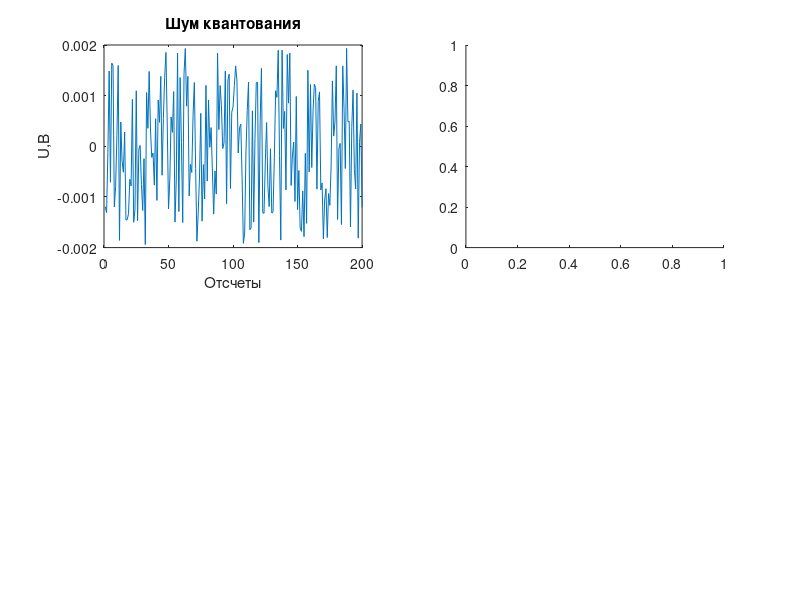

Source code (MATLAB): (Note: this script raises an error after producing the figure.)
%исследование свойств шума квантования
k = 0:10^5-1;
x = 5*cos(3*k+0.5);

%шаг квантования = 1/256

x_q256 = round(x*256)/256;
Noise256 = x_q256 - x;
figure(1)
subplot(2,2,1);
plot(Noise256(1:200));
title('Шум квантования');
xlabel('Отсчеты');
ylabel('U,В');
nbin = 100;
subplot(2,2,2);
histogram(Noise256, nbin);
title('Гистограмма');
kmax = 100;
subplot(2,2,3);
[Rx, dk] = xcorr(Noise256, kmax, 'unbiased');
plot(dk,Rx);
title('Корреляционная функция');
xlabel('Отсчеты');
ylabel('U,В');
Lb = 256;
subplot(2,2,4);
pwelch(Noise256, Lb);


%шаг квантования = 1/16

x_q16 = round(x*16)/16;
Noise16 = x_q16 - x;
figure(2)
subplot(2,2,1);
plot(Noise16(1:200));
title('Шум квантования');
xlabel('Отсчеты');
ylabel('U,В');
nbin = 100;
subplot(2,2,2);
histogram(Noise16, nbin);
title('Гистограмма');
kmax = 100;
subplot(2,2,3);
[Rx, dk] = xcorr(Noise16, kmax, 'unbiased');
plot(dk,Rx);
title('Корреляционная функция');
xlabel('Отсчеты');
ylabel('U,В');
Lb = 256;
subplot(2,2,4);
pwelch(Noise16, Lb);


%шаг квантования = 1

x_q1 = round(x);
Noise1 = x_q1 - x;
figure(3)
subplot(2,2,1);
plot(Noise1(1:200));
title('Шум квантования');
xlabel('Отсчеты');
ylabel('U,В');
nbin = 100;
subplot(2,2,2);
histogram(Noise1, nbin);
title('Гистограмма');
kmax = 100;
subplot(2,2,3);
[Rx, dk] = xcorr(Noise1, kmax, 'unbiased');
plot(dk,Rx);
title('Корреляционная функция');
xlabel('Отсчеты');
ylabel('U,В');
Lb = 256;
subplot(2,2,4);
pwelch(Noise1, Lb);


%БГШ c шагом квантования 1/256
sn = randn(1, 10^5);
sn = sn/max(abs(sn));
sn_qG = round(sn*256)/256;
NoiseG = sn_qG - sn;
figure(4)
subplot(2,2,1);
plot(NoiseG(1:200));
title('Шум квантования');
xlabel('Отсчеты');
ylabel('U,В');
nbin = 100;
subplot(2,2,2);
histogram(NoiseG, nbin);
title('Гистограмма');
kmax = 100;
subplot(2,2,3);
[Rx, dk] = xcorr(NoiseG, kmax, 'unbiased');
plot(dk,Rx);
title('Корреляционная функция');
xlabel('Отсчеты');
ylabel('U,В');
Lb = 256;
subplot(2,2,4);
pwelch(NoiseG, Lb);

%речевой сигнал
load mtlb
Speach = mtlb/max(abs(mtlb));
sn_qS = round(Speach*256)/256;
NoiseS = sn_qS - Speach;
figure(5)
subplot(2,2,1);
plot(NoiseS(1:200));
title('Шум квантования');
xlabel('Отсчеты');
ylabel('U,В');
nbin = 100;
subplot(2,2,2);
histogram(NoiseS, nbin);
title('Гистограмма');
kmax = 100;
subplot(2,2,3);
[Rx, dk] = xcorr(NoiseS, kmax, 'unbiased');
plot(dk,Rx);
title('Корреляционная функция');
xlabel('Отсчеты');
ylabel('U,В');
Lb = 256;
subplot(2,2,4);
pwelch(NoiseS, Lb);
